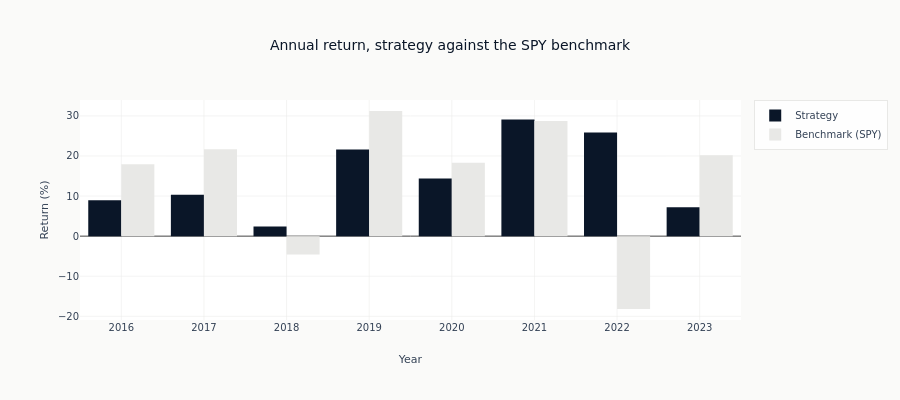

The code cell stored with this chart in its notebook:
### Code cell
# Annual returns comparison
annual = analysis.compute_annual_returns()
annual_df = annual.to_pandas()  # Convert Polars to pandas

# Also compute benchmark annual
spy_annual = spy_returns.groupby(spy_returns.index.year).apply(lambda x: (1 + x).prod() - 1)

# Create comparison
fig = go.Figure()

fig.add_trace(
    go.Bar(
        x=annual_df["year"],
        y=annual_df["annual_return"] * 100,
        name="Strategy",
        marker_color=COLORS["blue"],
    )
)

fig.add_trace(
    go.Bar(
        x=spy_annual.index,
        y=spy_annual.values * 100,
        name="Benchmark (SPY)",
        marker_color=COLORS["silver_muted"],
    )
)

fig.update_layout(
    title="Annual return, strategy against the SPY benchmark",
    xaxis_title="Year",
    yaxis_title="Return (%)",
    barmode="group",
    height=400,
)
show_plotly_with_alt(
    fig,
    "Grouped bars of annual return for the strategy and for SPY, one pair per calendar year.",
)

### Figure 1 — Plotly figure (JSON) as saved in the notebook; plotly's stock layout.template omitted (floating-point values rounded to 4 significant figures)
{"data": [{"marker": {"color": "#0a1628"}, "name": "Strategy", "type": "bar", "x": [2016, 2017, 2018, 2019, 2020, 2021, 2022, 2023], "y": [8.952, 10.34, 2.43, 21.59, 14.39, 29.11, 25.89, 7.213]}, {"marker": {"color": "#e8e8e6"}, "name": "Benchmark (SPY)", "type": "bar", "x": [2016, 2017, 2018, 2019, 2020, 2021, 2022, 2023], "y": [17.91, 21.71, -4.569, 31.22, 18.33, 28.73, -18.18, 20.19]}], "layout": {"barmode": "group", "height": 400, "title": {"text": "Annual return, strategy against the SPY benchmark"}, "xaxis": {"title": {"text": "Year"}}, "yaxis": {"title": {"text": "Return (%)"}}}}
